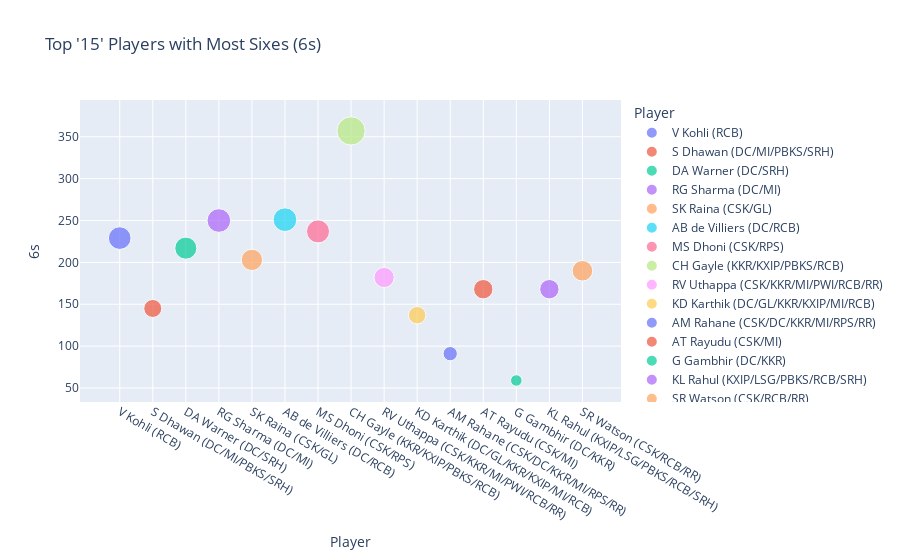

The notebook cell this image was saved under:
### Code cell
#Most Sixes 
Records3 = Records.sort_values(by=['6s'], ascending=False).head(5)
fig=px.scatter(Records.head(15), x='Player', y='6s', color='Player', size='6s', title="Top '15' Players with Most Sixes (6s)")
fig.show()

### Figure 1 — Plotly figure (JSON) as saved in the notebook; plotly's stock layout.template omitted (floating-point values rounded to 4 significant figures)
{"data": [{"hovertemplate": "Player=%{x}<br>6s=%{marker.size}<extra></extra>", "legendgroup": "V Kohli (RCB)", "marker": {"color": "#636efa", "size": [229], "sizemode": "area", "sizeref": 0.8925, "symbol": "circle"}, "mode": "markers", "name": "V Kohli (RCB)", "orientation": "v", "showlegend": true, "type": "scatter", "x": ["V Kohli (RCB)"], "xaxis": "x", "y": [229], "yaxis": "y"}, {"hovertemplate": "Player=%{x}<br>6s=%{marker.size}<extra></extra>", "legendgroup": "S Dhawan (DC/MI/PBKS/SRH)", "marker": {"color": "#EF553B", "size": [145], "sizemode": "area", "sizeref": 0.8925, "symbol": "circle"}, "mode": "markers", "name": "S Dhawan (DC/MI/PBKS/SRH)", "orientation": "v", "showlegend": true, "type": "scatter", "x": ["S Dhawan (DC/MI/PBKS/SRH)"], "xaxis": "x", "y": [145], "yaxis": "y"}, {"hovertemplate": "Player=%{x}<br>6s=%{marker.size}<extra></extra>", "legendgroup": "DA Warner (DC/SRH)", "marker": {"color": "#00cc96", "size": [217], "sizemode": "area", "sizeref": 0.8925, "symbol": "circle"}, "mode": "markers", "name": "DA Warner (DC/SRH)", "orientation": "v", "showlegend": true, "type": "scatter", "x": ["DA Warner (DC/SRH)"], "xaxis": "x", "y": [217], "yaxis": "y"}, {"hovertemplate": "Player=%{x}<br>6s=%{marker.size}<extra></extra>", "legendgroup": "RG Sharma (DC/MI)", "marker": {"color": "#ab63fa", "size": [250], "sizemode": "area", "sizeref": 0.8925, "symbol": "circle"}, "mode": "markers", "name": "RG Sharma (DC/MI)", "orientation": "v", "showlegend": true, "type": "scatter", "x": ["RG Sharma (DC/MI)"], "xaxis": "x", "y": [250], "yaxis": "y"}, {"hovertemplate": "Player=%{x}<br>6s=%{marker.size}<extra></extra>", "legendgroup": "SK Raina (CSK/GL)", "marker": {"color": "#FFA15A", "size": [203], "sizemode": "area", "sizeref": 0.8925, "symbol": "circle"}, "mode": "markers", "name": "SK Raina (CSK/GL)", "orientation": "v", "showlegend": true, "type": "scatter", "x": ["SK Raina (CSK/GL)"], "xaxis": "x", "y": [203], "yaxis": "y"}, {"hovertemplate": "Player=%{x}<br>6s=%{marker.size}<extra></extra>", "legendgroup": "AB de Villiers (DC/RCB)", "marker": {"color": "#19d3f3", "size": [251], "sizemode": "area", "sizeref": 0.8925, "symbol": "circle"}, "mode": "markers", "name": "AB de Villiers (DC/RCB)", "orientation": "v", "showlegend": true, "type": "scatter", "x": ["AB de Villiers (DC/RCB)"], "xaxis": "x", "y": [251], "yaxis": "y"}, {"hovertemplate": "Player=%{x}<br>6s=%{marker.size}<extra></extra>", "legendgroup": "MS Dhoni (CSK/RPS)", "marker": {"color": "#FF6692", "size": [237], "sizemode": "area", "sizeref": 0.8925, "symbol": "circle"}, "mode": "markers", "name": "MS Dhoni (CSK/RPS)", "orientation": "v", "showlegend": true, "type": "scatter", "x": ["MS Dhoni (CSK/RPS)"], "xaxis": "x", "y": [237], "yaxis": "y"}, {"hovertemplate": "Player=%{x}<br>6s=%{marker.size}<extra></extra>", "legendgroup": "CH Gayle (KKR/KXIP/PBKS/RCB)", "marker": {"color": "#B6E880", "size": [357], "sizemode": "area", "sizeref": 0.8925, "symbol": "circle"}, "mode": "markers", "name": "CH Gayle (KKR/KXIP/PBKS/RCB)", "orientation": "v", "showlegend": true, "type": "scatter", "x": ["CH Gayle (KKR/KXIP/PBKS/RCB)"], "xaxis": "x", "y": [357], "yaxis": "y"}, {"hovertemplate": "Player=%{x}<br>6s=%{marker.size}<extra></extra>", "legendgroup": "RV Uthappa (CSK/KKR/MI/PWI/RCB/RR)", "marker": {"color": "#FF97FF", "size": [182], "sizemode": "area", "sizeref": 0.8925, "symbol": "circle"}, "mode": "markers", "name": "RV Uthappa (CSK/KKR/MI/PWI/RCB/RR)", "orientation": "v", "showlegend": true, "type": "scatter", "x": ["RV Uthappa (CSK/KKR/MI/PWI/RCB/RR)"], "xaxis": "x", "y": [182], "yaxis": "y"}, {"hovertemplate": "Player=%{x}<br>6s=%{marker.size}<extra></extra>", "legendgroup": "KD Karthik (DC/GL/KKR/KXIP/MI/RCB)", "marker": {"color": "#FECB52", "size": [137], "sizemode": "area", "sizeref": 0.8925, "symbol": "circle"}, "mode": "markers", "name": "KD Karthik (DC/GL/KKR/KXIP/MI/RCB)", "orientation": "v", "showlegend": true, "type": "scatter", "x": ["KD Karthik (DC/GL/KKR/KXIP/MI/RCB)"], "xaxis": "x", "y": [137], "yaxis": "y"}, {"hovertemplate": "Player=%{x}<br>6s=%{marker.size}<extra></extra>", "legendgroup": "AM Rahane (CSK/DC/KKR/MI/RPS/RR)", "marker": {"color": "#636efa", "size": [91], "sizemode": "area", "sizeref": 0.8925, "symbol": "circle"}, "mode": "markers", "name": "AM Rahane (CSK/DC/KKR/MI/RPS/RR)", "orientation": "v", "showlegend": true, "type": "scatter", "x": ["AM Rahane (CSK/DC/KKR/MI/RPS/RR)"], "xaxis": "x", "y": [91], "yaxis": "y"}, {"hovertemplate": "Player=%{x}<br>6s=%{marker.size}<extra></extra>", "legendgroup": "AT Rayudu (CSK/MI)", "marker": {"color": "#EF553B", "size": [168], "sizemode": "area", "sizeref": 0.8925, "symbol": "circle"}, "mode": "markers", "name": "AT Rayudu (CSK/MI)", "orientation": "v", "showlegend": true, "type": "scatter", "x": ["AT Rayudu (CSK/MI)"], "xaxis": "x", "y": [168], "yaxis": "y"}, {"hovertemplate": "Player=%{x}<br>6s=%{marker.size}<extra></extra>", "legendgroup": "G Gambhir (DC/KKR)", "marker": {"color": "#00cc96", "size": [59], "sizemode": "area", "sizeref": 0.8925, "symbol": "circle"}, "mode": "markers", "name": "G Gambhir (DC/KKR)", "orientation": "v", "showlegend": true, "type": "scatter", "x": ["G Gambhir (DC/KKR)"], "xaxis": "x", "y": [59], "yaxis": "y"}, {"hovertemplate": "Player=%{x}<br>6s=%{marker.size}<extra></extra>", "legendgroup": "KL Rahul (KXIP/LSG/PBKS/RCB/SRH)", "marker": {"color": "#ab63fa", "size": [168], "sizemode": "area", "sizeref": 0.8925, "symbol": "circle"}, "mode": "markers", "name": "KL Rahul (KXIP/LSG/PBKS/RCB/SRH)", "orientation": "v", "showlegend": true, "type": "scatter", "x": ["KL Rahul (KXIP/LSG/PBKS/RCB/SRH)"], "xaxis": "x", "y": [168], "yaxis": "y"}, {"hovertemplate": "Player=%{x}<br>6s=%{marker.size}<extra></extra>", "legendgroup": "SR Watson (CSK/RCB/RR)", "marker": {"color": "#FFA15A", "size": [190], "sizemode": "area", "sizeref": 0.8925, "symbol": "circle"}, "mode": "markers", "name": "SR Watson (CSK/RCB/RR)", "orientation": "v", "showlegend": true, "type": "scatter", "x": ["SR Watson (CSK/RCB/RR)"], "xaxis": "x", "y": [190], "yaxis": "y"}], "layout": {"legend": {"itemsizing": "constant", "title": {"text": "Player"}, "tracegroupgap": 0}, "title": {"text": "Top '15' Players with Most Sixes (6s)"}, "xaxis": {"anchor": "y", "categoryarray": ["V Kohli (RCB)", "S Dhawan (DC/MI/PBKS/SRH)", "DA Warner (DC/SRH)", "RG Sharma (DC/MI)", "SK Raina (CSK/GL)", "AB de Villiers (DC/RCB)", "MS Dhoni (CSK/RPS)", "CH Gayle (KKR/KXIP/PBKS/RCB)", "RV Uthappa (CSK/KKR/MI/PWI/RCB/RR)", "KD Karthik (DC/GL/KKR/KXIP/MI/RCB)", "AM Rahane (CSK/DC/KKR/MI/RPS/RR)", "AT Rayudu (CSK/MI)", "G Gambhir (DC/KKR)", "KL Rahul (KXIP/LSG/PBKS/RCB/SRH)", "SR Watson (CSK/RCB/RR)"], "categoryorder": "array", "domain": [0, 1], "title": {"text": "Player"}}, "yaxis": {"anchor": "x", "domain": [0, 1], "title": {"text": "6s"}}}}
